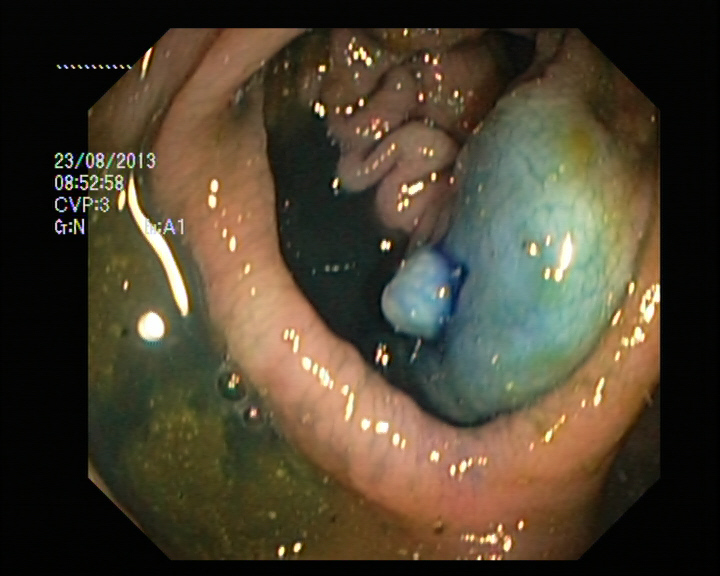
#> input picture kvasir-dataset/dyed-lifted-polyps/13f0a798-fa5c-43b5-8d0f-8835930aaca3.jpg, 720 x 576 px; its folder holds only this picture in this run
$ jupyter execute kvasir_detailed_eda.ipynb
#> lines starting #> are read from the running program, lines starting #| are printed output that depends on the picture; long printed decimals are rounded
# Detailed Exploratory Data Analysis (EDA) – Kvasir Dataset

This notebook performs a **detailed EDA** for the Kvasir gastrointestinal image dataset.

Analysis performed:
- Dataset structure inspection
- Class distribution
- Dataset imbalance check
- Sample image visualization
- Image resolution analysis
- Aspect ratio analysis
- Pixel intensity distribution
- RGB channel statistics
- Brightness distribution
- Duplicate image detection

[cell 1]
import os
import cv2
import numpy as np
import pandas as pd
import matplotlib.pyplot as plt
from pathlib import Path
from hashlib import md5

print('Libraries loaded')

## Dataset Path
Update this path to your dataset location.

[cell 2]
DATASET_PATH = 'kvasir-dataset'

classes = sorted(os.listdir(DATASET_PATH))
print('Classes:')
for c in classes:
    print(c)

## Count Images per Class

[cell 3]
class_counts = {}

for c in classes:
    folder = os.path.join(DATASET_PATH, c)
    class_counts[c] = len(os.listdir(folder))
#> pass 2 of the loop `for c in classes:`:

df_counts = pd.DataFrame(list(class_counts.items()), columns=['Class','Count'])
df_counts

## Class Distribution Visualization

[cell 4]
plt.figure()
plt.bar(df_counts['Class'], df_counts['Count'])
plt.xticks(rotation=45)
plt.title('Class Distribution')
plt.ylabel('Number of Images')
plt.show()
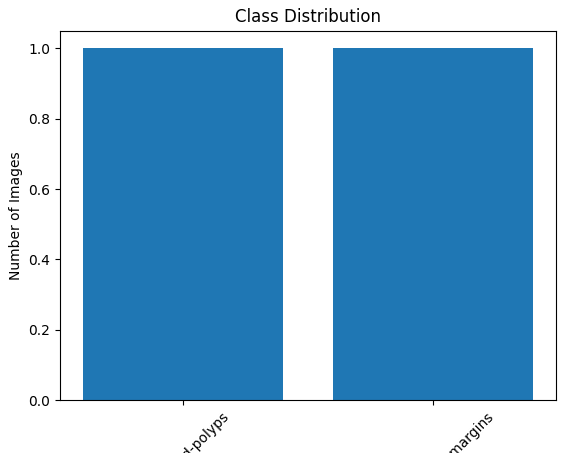
#> figure drawn by matplotlib, 1 panel

## Dataset Imbalance Check

[cell 5]
total_images = df_counts['Count'].sum()

df_counts['Percentage'] = (df_counts['Count'] / total_images) * 100
df_counts

## Display Sample Images

[cell 6]
plt.figure()
i = 1

for c in classes[:6]:
    folder = os.path.join(DATASET_PATH, c)
    img_name = os.listdir(folder)[0]
    img_path = os.path.join(folder, img_name)

    img = cv2.imread(img_path)
#> img is the input picture: shape (576, 720, 3); mean B, G, R 48, 65.7, 75.7
    img = cv2.cvtColor(img, cv2.COLOR_BGR2RGB)

    plt.subplot(2,3,i)
    plt.imshow(img)
    plt.title(c)
    plt.axis('off')
    i += 1
#> pass 2 of the loop `for c in classes[:6]:`:
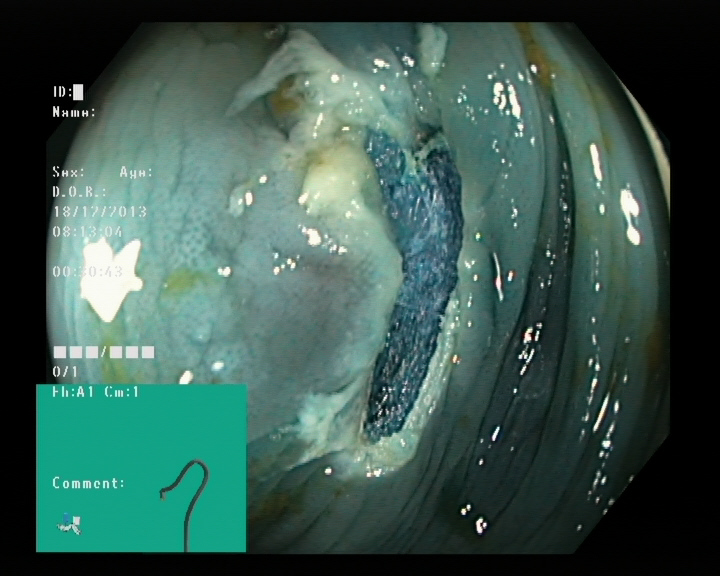
#> input picture kvasir-dataset/dyed-resection-margins/088b80c8-0ad8-4c2d-971e-6a400027c623.jpg, 720 x 576 px
#> img is the input picture: shape (576, 720, 3); mean B, G, R 80.7, 89.4, 59.1

plt.show()
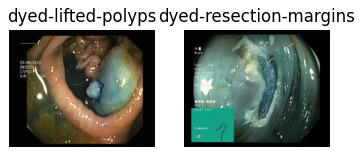
#> figure drawn by matplotlib, 2 panels

## Image Resolution Analysis

[cell 7]
widths = []
heights = []

for c in classes:
    folder = os.path.join(DATASET_PATH, c)
    for img_name in os.listdir(folder)[:100]:
        img_path = os.path.join(folder, img_name)
        img = cv2.imread(img_path)
        h, w, _ = img.shape
#> h = 576; w = 720
        widths.append(w)
        heights.append(h)
#> pass 2 of the loop `for c in classes:`:

print('Average Width:', np.mean(widths))
#| Average Width: 720.0
print('Average Height:', np.mean(heights))
#| Average Height: 576.0
print('Min Width:', np.min(widths))
#| Min Width: 720
print('Max Width:', np.max(widths))
#| Max Width: 720
print('Min Height:', np.min(heights))
#| Min Height: 576
print('Max Height:', np.max(heights))
#| Max Height: 576

## Width Distribution

[cell 8]
plt.figure()
plt.hist(widths)
plt.title('Image Width Distribution')
plt.xlabel('Width')
plt.ylabel('Frequency')
plt.show()
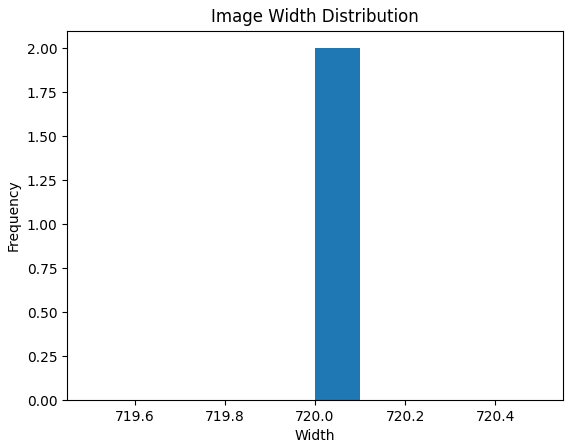
#> figure drawn by matplotlib, 1 panel; tallest bar 2 high, from x = 720 to 720.1

## Height Distribution

[cell 9]
plt.figure()
plt.hist(heights)
plt.title('Image Height Distribution')
plt.xlabel('Height')
plt.ylabel('Frequency')
plt.show()
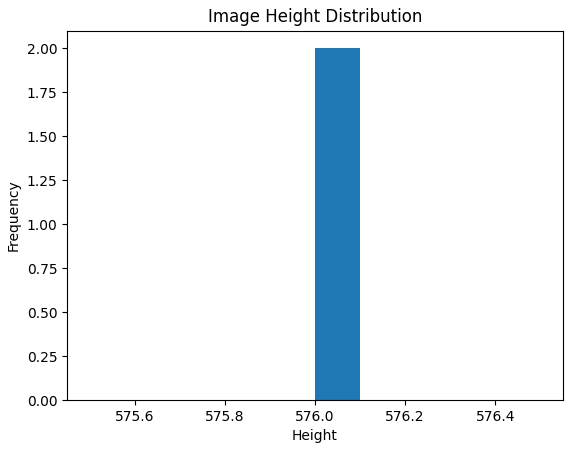
#> figure drawn by matplotlib, 1 panel; tallest bar 2 high, from x = 576 to 576.1

## Aspect Ratio Analysis

[cell 10]
aspect_ratios = [w/h for w,h in zip(widths,heights)]
#> aspect_ratios = [1.25, 1.25]

plt.figure()
plt.hist(aspect_ratios)
plt.title('Aspect Ratio Distribution')
plt.xlabel('Width / Height')
plt.ylabel('Frequency')
plt.show()
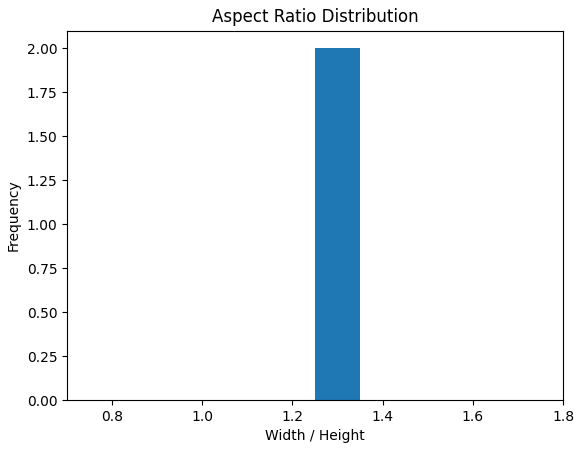
#> figure drawn by matplotlib, 1 panel; tallest bar 2 high, from x = 1.25 to 1.35

## Pixel Intensity Distribution

[cell 11]
sample_pixels = []
max_images_per_class = 10  # cap images to limit memory
pixels_per_image = 5000    # random pixels to sample per image
bins = 50
rng = np.random.default_rng(42)
for c in classes:
    folder = os.path.join(DATASET_PATH, c)
    img_names = os.listdir(folder)[:max_images_per_class]
    for img_name in img_names:
        img_path = os.path.join(folder, img_name)
        img = cv2.imread(img_path, cv2.IMREAD_GRAYSCALE)
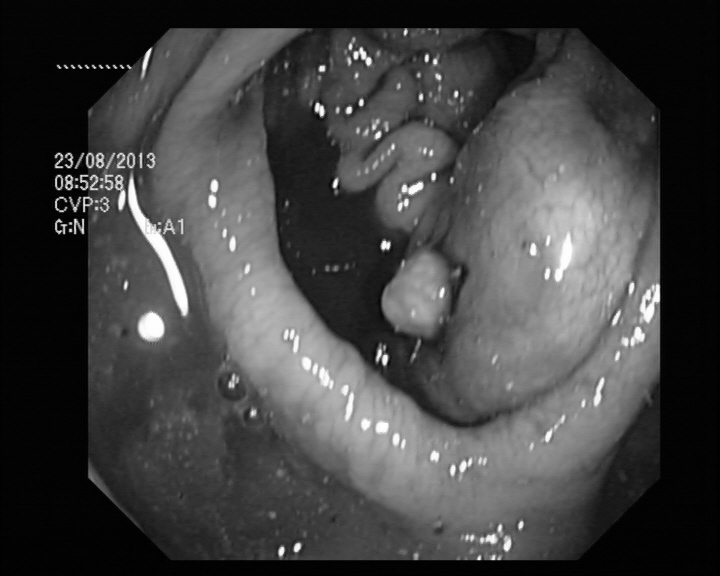
#> img: shape (576, 720); min 0, max 255, mean 66.7
        if img is None:
            continue
        flat = img.ravel()
        if flat.size > pixels_per_image:
            # Sample a fixed number of pixels to keep histogram memory-light
            sampled = rng.choice(flat, size=pixels_per_image, replace=False)
#> sampled = 5000 values, max 255 at index 1852, min 0 at index 643, mean 65.35
        else:
            sampled = flat
        sample_pixels.extend(sampled.tolist())
#> pass 2 of the loop `for c in classes:`:
#> `img = cv2.imread(img_path, cv2.IMREAD_GRAYSCALE)`:
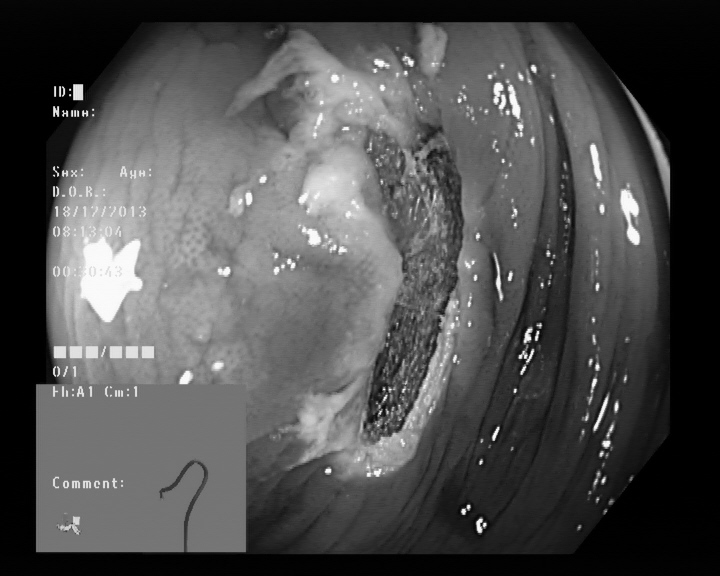
#> img: shape (576, 720); min 0, max 254, mean 79.4
#> sampled = 5000 values, max 252 at index 1843, min 0 at index 26, mean 79.34
plt.figure()
plt.hist(sample_pixels, bins=bins)
plt.title('Pixel Intensity Distribution (sampled)')
plt.xlabel('Pixel Value')
plt.ylabel('Frequency')
plt.show()
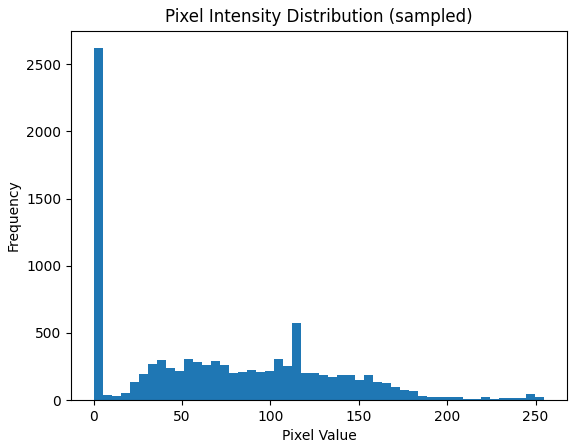
#> figure drawn by matplotlib, 1 panel; tallest bar 2618 high, from x = 0 to 5.1

## RGB Channel Statistics

[cell 12]
r_vals, g_vals, b_vals = [], [], []

for c in classes:
    folder = os.path.join(DATASET_PATH, c)
    for img_name in os.listdir(folder)[:20]:
        img_path = os.path.join(folder, img_name)
        img = cv2.imread(img_path)

        b,g,r = cv2.split(img)
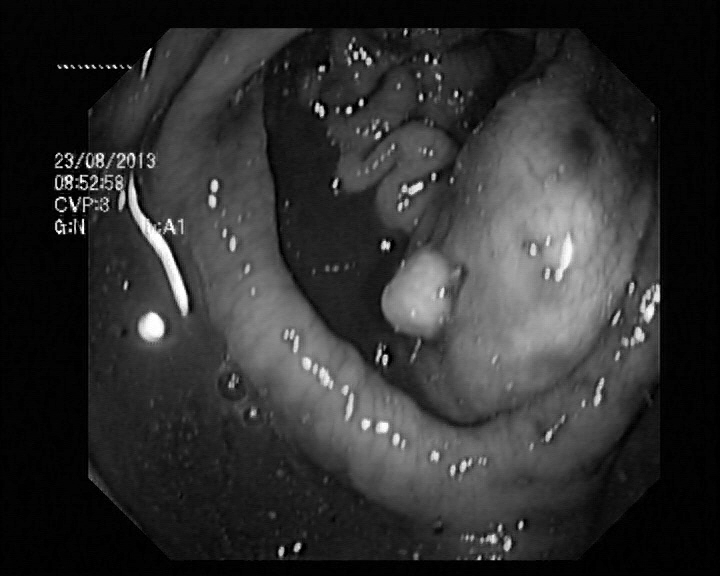
#> b: shape (576, 720); min 0, max 255, mean 48
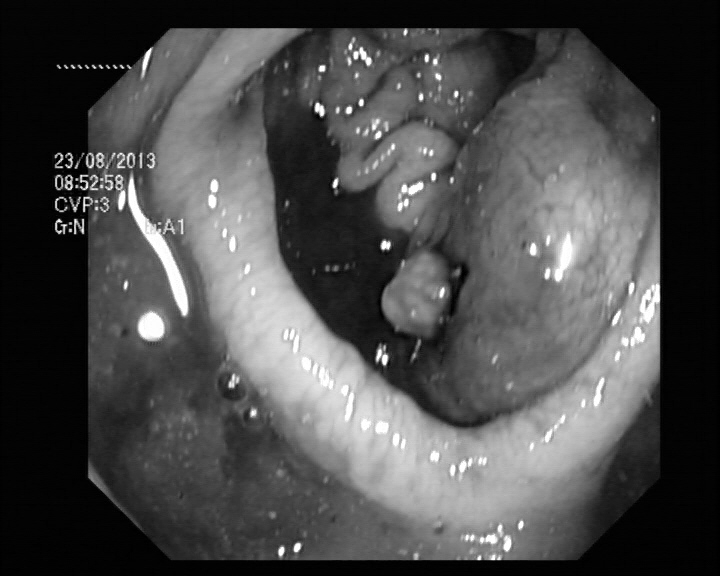
#> r: shape (576, 720); min 0, max 255, mean 75.7

        r_vals.extend(r.flatten())
        g_vals.extend(g.flatten())
        b_vals.extend(b.flatten())
#> pass 2 of the loop `for c in classes:`:
#> `b,g,r = cv2.split(img)`:
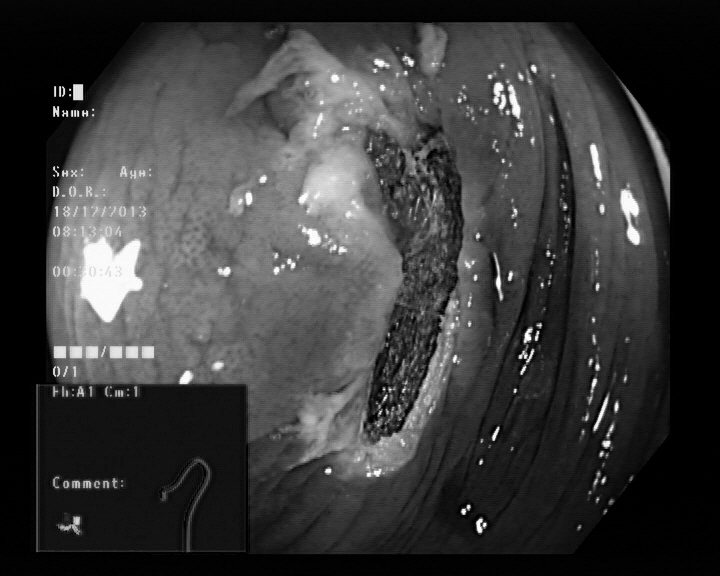
#> r: shape (576, 720); min 0, max 255, mean 59.1

print('R mean:', np.mean(r_vals))
#| R mean: 67.404
print('G mean:', np.mean(g_vals))
#| G mean: 77.592
print('B mean:', np.mean(b_vals))
#| B mean: 64.325

## Brightness Distribution

[cell 13]
brightness = []

for c in classes:
    folder = os.path.join(DATASET_PATH, c)
    for img_name in os.listdir(folder)[:20]:
        img_path = os.path.join(folder, img_name)
        img = cv2.imread(img_path)
        gray = cv2.cvtColor(img, cv2.COLOR_BGR2GRAY)
        brightness.append(np.mean(gray))
#> pass 2 of the loop `for c in classes:`:

plt.figure()
plt.hist(brightness)
plt.title('Brightness Distribution')
plt.xlabel('Brightness')
plt.ylabel('Frequency')
plt.show()
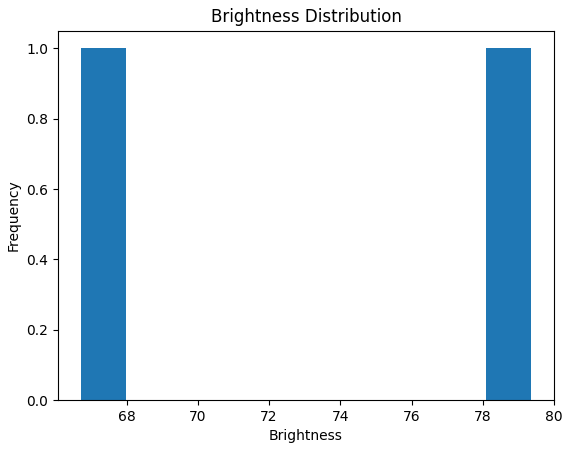
#> figure drawn by matplotlib, 1 panel

## Duplicate Image Detection

[cell 14]
hashes = {}
duplicates = []

for c in classes:
    folder = os.path.join(DATASET_PATH, c)
    for img_name in os.listdir(folder):
        img_path = os.path.join(folder, img_name)

        with open(img_path,'rb') as f:
            file_hash = md5(f.read()).hexdigest()

        if file_hash in hashes:
            duplicates.append(img_path)
        else:
            hashes[file_hash] = img_path
#> pass 2 of the loop `for c in classes:`:
